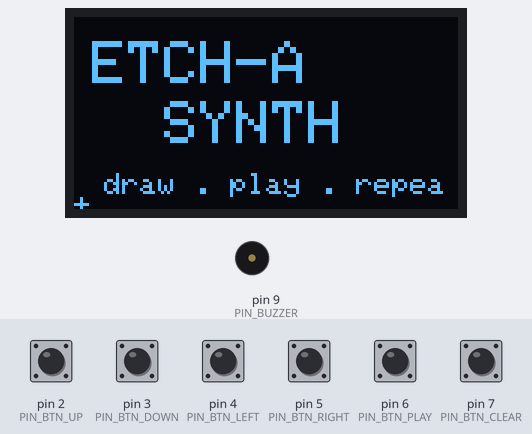
Simulated run of this program. Board: Arduino Nano, built with avr-gcc and run on an emulated ATmega328P. On the bench: 128×64 one-colour display, buzzer (waves = sounding). The inputs (shaded band) are chosen by the test bench; at power-on: pin 2 (PIN_BTN_UP), pin 3 (PIN_BTN_DOWN), pin 4 (PIN_BTN_LEFT), pin 5 (PIN_BTN_RIGHT), pin 6 (PIN_BTN_PLAY), pin 7 (PIN_BTN_CLEAR) HIGH.

Above: at 0.1 s.
2.9 s: pin 6 (PIN_BTN_PLAY) pulled LOW for 0.15 s
At 2.94 s:
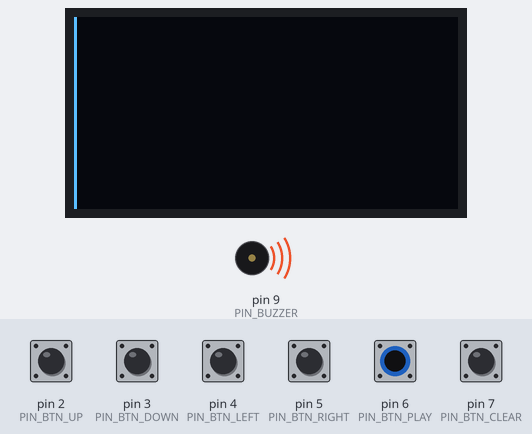
3.6 s: pin 7 (PIN_BTN_CLEAR) pulled LOW for 0.15 s
At 4.9 s:
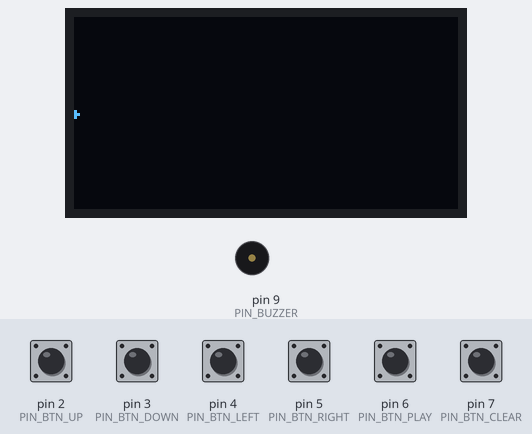
5.2 s: pin 2 (PIN_BTN_UP) pulled LOW for 1 s
7.7 s: pin 3 (PIN_BTN_DOWN) pulled LOW for 1 s
10.2 s: pin 5 (PIN_BTN_RIGHT) pulled LOW for 0.15 s
At 11.4 s:
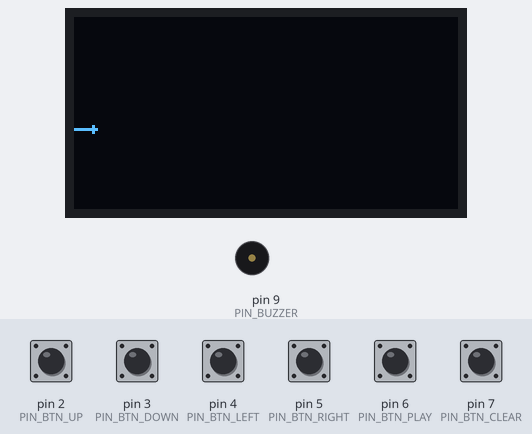
11.8 s: pin 4 (PIN_BTN_LEFT) pulled LOW for 0.15 s
Timing chart, 0 to 14.4 s (numbered marks = the images above; inputs shaded):
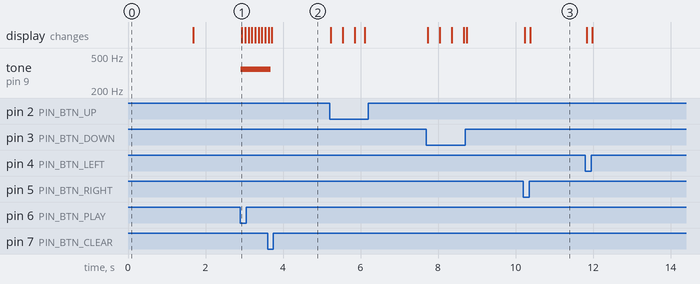

The program:

main.cpp
```cpp
// (licence header left out)
#include <Arduino.h>
#include <Wire.h>
#include <Adafruit_GFX.h>
#include <Adafruit_SSD1306.h>

/* ============================================================================
 *  DISPLAY CONFIGURATION
 * ==========================================================================*/
#define SCREEN_WIDTH   128
#define SCREEN_HEIGHT  64
#define OLED_RESET     -1        // SSD1306 shares the MCU reset (no dedicated pin)
#define OLED_ADDR      0x3C      // Common address; some modules use 0x3D

Adafruit_SSD1306 display(SCREEN_WIDTH, SCREEN_HEIGHT, &Wire, OLED_RESET);

/* ============================================================================
 *  PIN MAP
 *  ---------------------------------------------------------------------------
 *  Buzzer is on D9. The original spec suggested D9 as well — good choice,
 *  because tone() on the Nano uses Timer2, and D9/D10 are driven by Timer1.
 *  tone() does NOT touch Timer1, so PWM on D9/D10 is otherwise free and there
 *  is no conflict with the Wire/I2C peripheral. We keep D9.
 * ==========================================================================*/
#define PIN_BTN_UP     2
#define PIN_BTN_DOWN   3
#define PIN_BTN_LEFT   4
#define PIN_BTN_RIGHT  5
#define PIN_BTN_PLAY   6
#define PIN_BTN_CLEAR  7
#define PIN_BUZZER     9

/* ============================================================================
 *  DRAWING DATA MODEL
 *  ---------------------------------------------------------------------------
 *  We store ONE Y value per X column: uint8_t canvas[128].
 *
 *  Rationale (memory architecture):
 *    - A full framebuffer for 128x64 already costs 1024 bytes (half of SRAM)
 *      and is owned by the Adafruit_SSD1306 library internally.
 *    - Storing the drawing as a 1-bit bitmap would cost another 1024 bytes —
 *      impossible alongside the library buffer on a 2 KB part.
 *    - A "one Y per X" height-map is the natural representation for a
 *      sequencer (X = time, Y = pitch) and costs only 128 bytes.
 *    - It also guarantees a single, well-defined note per time step, which is
 *      exactly what monophonic playback needs.
 *
 *  Sentinel: CANVAS_EMPTY (0xFF) marks a column the user has not drawn yet.
 *  Valid Y values are 0..63, so 0xFF can never collide with real data.
 * ==========================================================================*/
static const uint8_t CANVAS_EMPTY = 0xFF;
uint8_t canvas[SCREEN_WIDTH];

/* Cursor state (current drawing position). */
int16_t cursorX = 0;
int16_t cursorY = SCREEN_HEIGHT / 2;

/* Application mode. */
enum Mode : uint8_t { MODE_DRAW, MODE_PLAY };
Mode mode = MODE_DRAW;

/* ============================================================================
 *  BUTTON HANDLING  (non-blocking software debounce)
 *  ---------------------------------------------------------------------------
 *  Strategy:
 *    - All buttons use INPUT_PULLUP; a press reads LOW.
 *    - We sample every loop and timestamp the last change. A state is only
 *      accepted once it has been stable for DEBOUNCE_MS.
 *    - Two event types are exposed:
 *        pressedEdge()  -> true exactly once on a clean HIGH->LOW transition
 *                          (used for PLAY / CLEAR: one action per press).
 *        isHeld()       -> true while stably held (used for cursor movement,
 *                          with our own repeat timer so holding a direction
 *                          glides the cursor smoothly).
 * ==========================================================================*/
static const uint8_t  DEBOUNCE_MS   = 12;   // contact settling window
static const uint16_t MOVE_REPEAT_MS = 28;  // cursor auto-repeat while held

struct Button {
  uint8_t  pin;
  uint8_t  stableState;   // last debounced level (HIGH = released)
  uint8_t  lastReading;   // last raw read
  uint32_t lastChangeMs;  // when lastReading last changed
  bool     edgeConsumed;  // guards one-shot edge events

  void begin(uint8_t p) {
    pin          = p;
    pinMode(pin, INPUT_PULLUP);
    stableState  = HIGH;
    lastReading  = HIGH;
    lastChangeMs = 0;
    edgeConsumed = true;
  }

  // Must be called every loop to update the debounced state.
  void update(uint32_t now) {
    uint8_t reading = digitalRead(pin);
    if (reading != lastReading) {
      lastReading  = reading;
      lastChangeMs = now;
    }
    if ((now - lastChangeMs) >= DEBOUNCE_MS && reading != stableState) {
      stableState = reading;
      if (stableState == LOW) edgeConsumed = false; // fresh press to consume
    }
  }

  bool isHeld() const { return stableState == LOW; }

  // Returns true once per physical press.
  bool pressedEdge() {
    if (stableState == LOW && !edgeConsumed) {
      edgeConsumed = true;
      return true;
    }
    return false;
  }
};

Button btnUp, btnDown, btnLeft, btnRight, btnPlay, btnClear;

/* ============================================================================
 *  FREQUENCY MAPPING
 *  ---------------------------------------------------------------------------
 *  Screen Y is inverted (0 = top). Top of screen = high pitch.
 *
 *  We map the 64 vertical pixels onto a musical range and QUANTIZE to a
 *  C-major scale. Quantization is worth the small cost: free-running linear
 *  pitch sounds like a siren, whereas snapping to scale degrees makes any
 *  drawing sound intentionally "musical".
 *
 *  Range: ~C3 (130 Hz) at the bottom up to ~C6 (1047 Hz) at the top,
 *  three octaves of a C-major scale (21 notes + top C = 22 steps).
 * ==========================================================================*/
const uint16_t SCALE[] PROGMEM = {
  131, 147, 165, 175, 196, 220, 247,   // C3 D3 E3 F3 G3 A3 B3
  262, 294, 330, 349, 392, 440, 494,   // C4 D4 E4 F4 G4 A4 B4
  523, 587, 659, 698, 784, 880, 988,   // C5 D5 E5 F5 G5 A5 B5
  1047                                  // C6
};
const uint8_t SCALE_LEN = sizeof(SCALE) / sizeof(SCALE[0]);

// Convert a Y pixel (0..63) into a quantized frequency in Hz.
uint16_t yToFrequency(uint8_t y) {
  // Invert so y=0 (top) -> highest scale index.
  uint8_t topIndex = SCALE_LEN - 1;
  // Map 0..63 -> topIndex..0
  uint16_t idx = (uint16_t)(SCREEN_HEIGHT - 1 - y) * topIndex / (SCREEN_HEIGHT - 1);
  if (idx > topIndex) idx = topIndex;
  return pgm_read_word(&SCALE[idx]);
}

/* ============================================================================
 *  CANVAS HELPERS
 * ==========================================================================*/
void clearCanvas() {
  for (uint8_t x = 0; x < SCREEN_WIDTH; x++) canvas[x] = CANVAS_EMPTY;
}

// Render the stored drawing (and optionally the cursor) to the OLED buffer.
void renderCanvas(bool showCursor) {
  display.clearDisplay();

  // Draw stored points. A 1px dot per column keeps the look clean and is cheap.
  for (uint8_t x = 0; x < SCREEN_WIDTH; x++) {
    if (canvas[x] != CANVAS_EMPTY) {
      display.drawPixel(x, canvas[x], SSD1306_WHITE);
    }
  }

  if (showCursor) {
    // A small plus-sign cursor so it stays visible over drawn pixels.
    display.drawPixel(cursorX, cursorY, SSD1306_WHITE);
    if (cursorX > 0)                display.drawPixel(cursorX - 1, cursorY, SSD1306_WHITE);
    if (cursorX < SCREEN_WIDTH - 1) display.drawPixel(cursorX + 1, cursorY, SSD1306_WHITE);
    if (cursorY > 0)                display.drawPixel(cursorX, cursorY - 1, SSD1306_WHITE);
    if (cursorY < SCREEN_HEIGHT - 1)display.drawPixel(cursorX, cursorY + 1, SSD1306_WHITE);
  }

  display.display();
}

/* ============================================================================
 *  SPLASH SCREEN
 * ==========================================================================*/
void showSplash() {
  display.clearDisplay();
  display.setTextColor(SSD1306_WHITE);

  display.setTextSize(2);
  display.setCursor(6, 8);
  display.println(F("ETCH-A"));
  display.setCursor(30, 28);
  display.println(F("SYNTH"));

  display.setTextSize(1);
  display.setCursor(10, 52);
  display.println(F("draw . play . repeat"));

  display.display();
  delay(1600);
}

/* ============================================================================
 *  DRAWING MODE
 *  ---------------------------------------------------------------------------
 *  - LEFT/RIGHT move the cursor in X and "commit" the trail at the new column.
 *  - UP/DOWN change the pitch (Y) of the current column.
 *  - Cursor is clamped to the screen.
 *  - We auto-repeat while a direction is held, using a dedicated timer so the
 *    motion is smooth but not runaway-fast.
 *
 *  Every column the cursor sits in is recorded into the canvas, so the drawing
 *  is reconstructed reliably for playback.
 * ==========================================================================*/
uint32_t lastMoveMs = 0;

void commitCursor() {
  canvas[cursorX] = (uint8_t)cursorY;   // record current pitch at this column
}

void handleDrawing(uint32_t now) {
  bool moved = false;

  if ((now - lastMoveMs) >= MOVE_REPEAT_MS) {
    if (btnUp.isHeld()    && cursorY > 0)                { cursorY--; moved = true; }
    if (btnDown.isHeld()  && cursorY < SCREEN_HEIGHT - 1){ cursorY++; moved = true; }
    if (btnLeft.isHeld()  && cursorX > 0)                { cursorX--; moved = true; }
    if (btnRight.isHeld() && cursorX < SCREEN_WIDTH - 1) { cursorX++; moved = true; }

    if (moved) {
      lastMoveMs = now;
      commitCursor();
      renderCanvas(true);
    }
  }
}

/* ============================================================================
 *  PLAYBACK MODE
 *  ---------------------------------------------------------------------------
 *  Scans X = 0..127. For each column:
 *    - If a point exists: convert Y to frequency, play it, advance indicator.
 *    - If the column is EMPTY: HOLD the previous note.
 *
 *  Empty-column policy — we HOLD. Reasoning:
 *    * SILENCE makes sparse drawings stutter and sound broken.
 *    * SKIP would desync the visual indicator from the audio timeline.
 *    * HOLD produces a continuous, legato line that matches the visual curve
 *      and is the most musical for a hand-drawn shape. The very first columns
 *      before any drawn point stay silent (nothing to hold yet).
 *
 *  We keep a per-step delay (STEP_MS) but poll CLEAR so playback can be
 *  interrupted. tone() is non-blocking (it runs on Timer2), so the only
 *  blocking element is the deliberate step delay.
 * ==========================================================================*/
static const uint16_t STEP_MS = 60;   // duration of each time step (~tempo)

void playback() {
  mode = MODE_PLAY;
  bool haveNote = false;

  for (uint8_t x = 0; x < SCREEN_WIDTH; x++) {
    // Allow the user to abort playback with CLEAR.
    btnClear.update(millis());
    if (btnClear.pressedEdge()) break;

    if (canvas[x] != CANVAS_EMPTY) {
      uint16_t f = yToFrequency(canvas[x]);
      tone(PIN_BUZZER, f);
      haveNote = true;
    }
    // else: HOLD — leave the current tone running.

    // Redraw with a vertical playback indicator at column x.
    display.clearDisplay();
    for (uint8_t i = 0; i < SCREEN_WIDTH; i++) {
      if (canvas[i] != CANVAS_EMPTY) display.drawPixel(i, canvas[i], SSD1306_WHITE);
    }
    if (haveNote) display.drawFastVLine(x, 0, SCREEN_HEIGHT, SSD1306_WHITE);
    display.display();

    delay(STEP_MS);
  }

  // Clean stop.
  noTone(PIN_BUZZER);
  mode = MODE_DRAW;
  renderCanvas(true);
}

/* ============================================================================
 *  SETUP
 * ==========================================================================*/
void setup() {
  // I2C: bump to 400 kHz (fast mode) so full-frame display() calls are quick,
  // which directly reduces perceived flicker during drawing/playback.
  Wire.begin();
  Wire.setClock(400000UL);

  if (!display.begin(SSD1306_SWITCHCAPVCC, OLED_ADDR)) {
    // If the OLED is missing/misaddressed there is no UI to show the error,
    // so we blink the on-board LED forever as a hardware fault indicator.
    pinMode(LED_BUILTIN, OUTPUT);
    for (;;) {
      digitalWrite(LED_BUILTIN, HIGH); delay(120);
      digitalWrite(LED_BUILTIN, LOW);  delay(120);
    }
  }

  btnUp.begin(PIN_BTN_UP);
  btnDown.begin(PIN_BTN_DOWN);
  btnLeft.begin(PIN_BTN_LEFT);
  btnRight.begin(PIN_BTN_RIGHT);
  btnPlay.begin(PIN_BTN_PLAY);
  btnClear.begin(PIN_BTN_CLEAR);

  pinMode(PIN_BUZZER, OUTPUT);

  clearCanvas();

  showSplash();

  // Seed the starting column so playback has a defined first note.
  commitCursor();
  renderCanvas(true);
}

/* ============================================================================
 *  MAIN LOOP
 * ==========================================================================*/
void loop() {
  uint32_t now = millis();


  // Always service the debouncers.
  btnUp.update(now);
  btnDown.update(now);
  btnLeft.update(now);
  btnRight.update(now);
  btnPlay.update(now);
  btnClear.update(now);

  // One-shot actions.
  if (btnPlay.pressedEdge()) {
    playback();
    return;                 // loop restarts fresh after playback
  }

  if (btnClear.pressedEdge()) {
    clearCanvas();
    cursorX = 0;
    cursorY = SCREEN_HEIGHT / 2;
    commitCursor();
    renderCanvas(true);
    return;
  }

  // Continuous drawing input.
  handleDrawing(now);
}
```

Measured:
- after the input at 2.9 s, tone on pin 9 (PIN_BUZZER): silent → 349 Hz at once; the display: changes at once (image 1)
- after the input at 3.6 s, tone on pin 9 (PIN_BUZZER): 349 Hz → silent after 0.09 s
- after the input at 10.2 s, the display: first changes at once (image 3 shows a later state)
